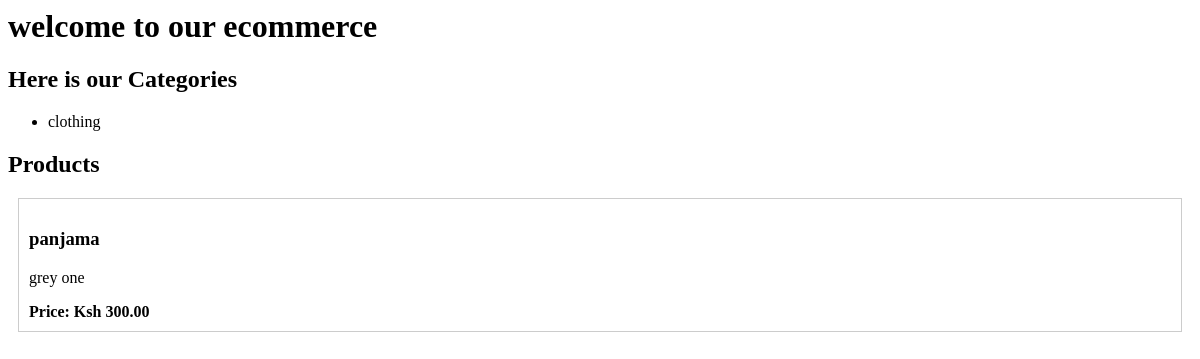
Page /customers/hello/ on the earlier database version.
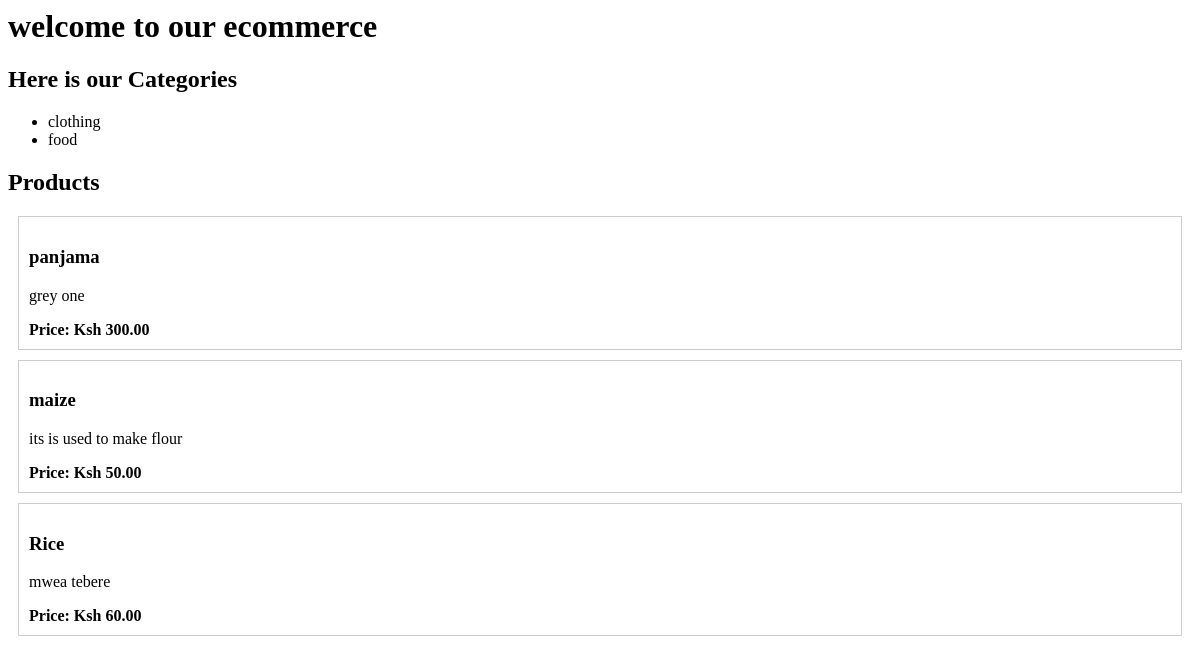
Same page on the later database version.
### customers/models.py (models this page shows, shortened)
class Categorie(models.Model):
    name=models.CharField(max_length=50,unique=True)
    description=models.TextField(blank=True)
    created_at=models.DateTimeField(auto_now_add=True)

class Products(models.Model):
    name=models.CharField(max_length=50,unique=True)
    description=models.TextField('input your dec')
    price=models.DecimalField(max_digits=10,decimal_places=2)
    categorie=models.ForeignKey(Categorie,related_name='products', on_delete=models.CASCADE)
    created_at=models.DateTimeField(auto_now_add=True)
    updated_at=models.DateTimeField(auto_now_add=True)

### customers/views.py (the view)
# urls.py: path('hello/',views.say_hello,name='say_hello'),
def say_hello(request):
    categories=Categorie.objects.all()
    products=Products.objects.all()
    context={
        'categories':categories,
        'products':products
    }
    return render(request,'customers/index.html',context)

### customers/templates/customers/index.html (shortened to what this page needs)
<html lang="en">
<head>
</head>
<body>
    <h1>welcome to our ecommerce</h1>
    <h2>Here is our Categories</h2>
    <ul>
        {% for category in categories %}
        <li>{{category.name}}</li>
        {% endfor %}
    </ul>
    <h2>Products</h2>
    <div>
        {% for product in products %}
            <div style="border: 1px solid #ccc; padding: 10px; margin: 10px;">
                <h3>{{ product.name }}</h3>
                <p>{{ product.description }}</p>
                <strong>Price: Ksh {{ product.price }}</strong>
            </div>
        {% endfor %}
        </div>
</body>
</html>

Differences in the rows shown:
added Categorie: name "food"
added Products: name "maize", description "its is used to make flour", price "50.00"
added Products: name "Rice", description "mwea tebere", price "60.00"
